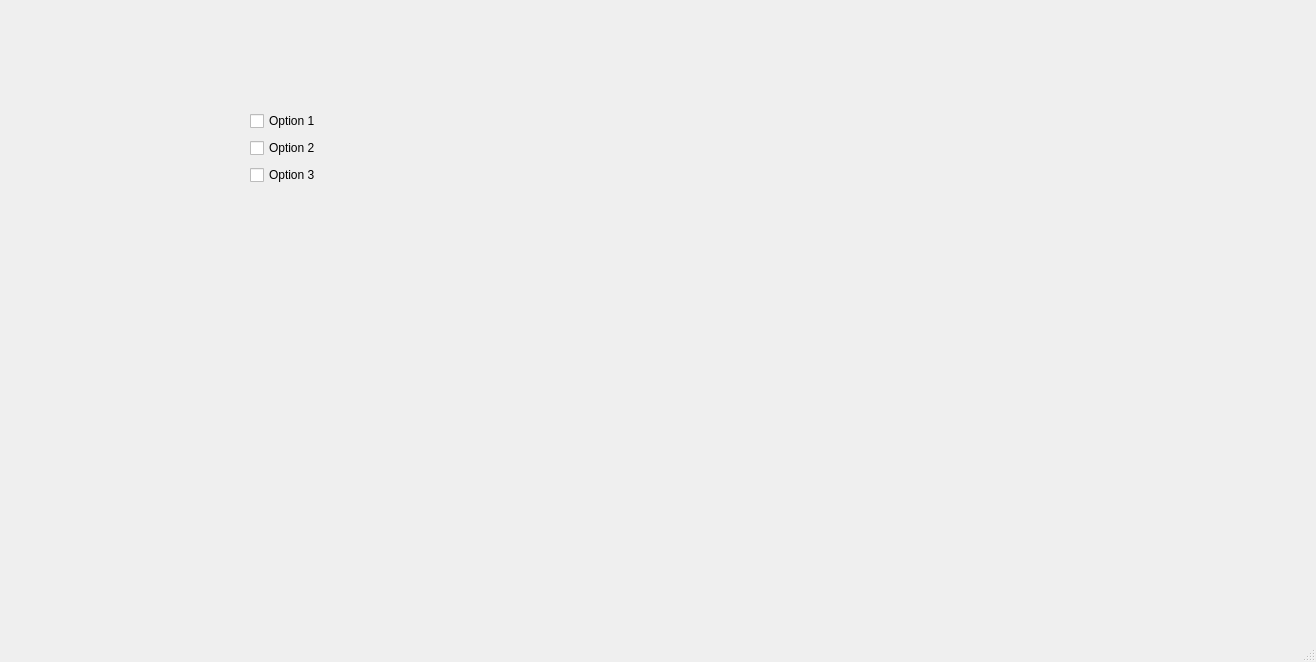
<?xml version="1.0" encoding="UTF-8"?>
<ui version="4.0">
 <class>MainWindow</class>
 <widget class="QMainWindow" name="MainWindow">
  <property name="geometry">
   <rect>
    <x>0</x>
    <y>0</y>
    <width>1316</width>
    <height>662</height>
   </rect>
  </property>
  <property name="windowTitle">
   <string>MainWindow</string>
  </property>
  <widget class="QWidget" name="centralwidget">
   <widget class="QWidget" name="">
    <property name="geometry">
     <rect>
      <x>250</x>
      <y>110</y>
      <width>81</width>
      <height>76</height>
     </rect>
    </property>
    <layout class="QVBoxLayout" name="verticalLayout">
     <item>
      <widget class="QCheckBox" name="checkBox_1">
       <property name="text">
        <string>Option 1</string>
       </property>
      </widget>
     </item>
     <item>
      <widget class="QCheckBox" name="checkBox_2">
       <property name="text">
        <string>Option 2</string>
       </property>
      </widget>
     </item>
     <item>
      <widget class="QCheckBox" name="checkBox_3">
       <property name="text">
        <string>Option 3 </string>
       </property>
      </widget>
     </item>
    </layout>
   </widget>
  </widget>
  <widget class="QMenuBar" name="menubar">
   <property name="geometry">
    <rect>
     <x>0</x>
     <y>0</y>
     <width>1316</width>
     <height>26</height>
    </rect>
   </property>
  </widget>
  <widget class="QStatusBar" name="statusbar"/>
 </widget>
 <resources/>
 <connections/>
</ui>
